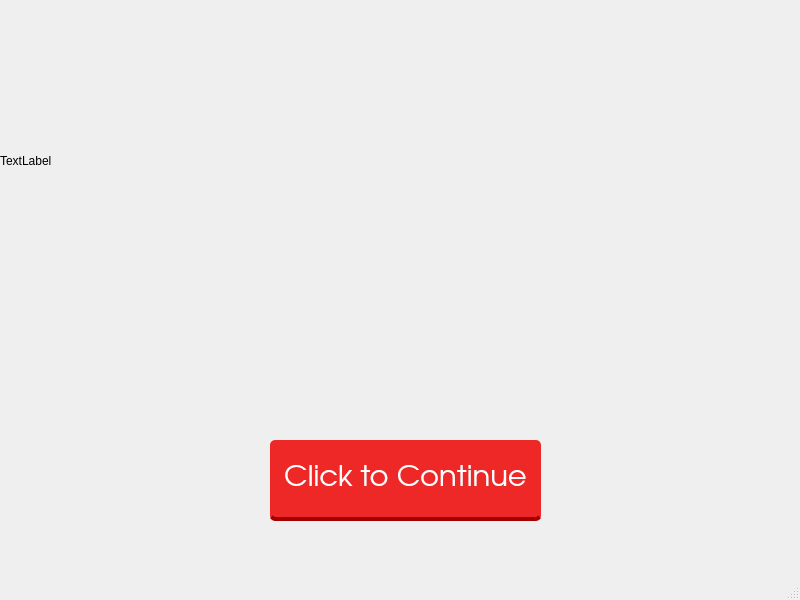
<?xml version="1.0" encoding="UTF-8"?>
<ui version="4.0">
 <class>WelcomeScreen</class>
 <widget class="QMainWindow" name="WelcomeScreen">
  <property name="geometry">
   <rect>
    <x>0</x>
    <y>0</y>
    <width>800</width>
    <height>600</height>
   </rect>
  </property>
  <property name="windowTitle">
   <string>MainWindow</string>
  </property>
  <widget class="QWidget" name="centralwidget">
   <widget class="QLabel" name="animationLabel">
    <property name="enabled">
     <bool>true</bool>
    </property>
    <property name="geometry">
     <rect>
      <x>0</x>
      <y>0</y>
      <width>421</width>
      <height>321</height>
     </rect>
    </property>
    <property name="cursor">
     <cursorShape>ArrowCursor</cursorShape>
    </property>
    <property name="autoFillBackground">
     <bool>false</bool>
    </property>
    <property name="text">
     <string>TextLabel</string>
    </property>
   </widget>
   <widget class="QPushButton" name="startButton">
    <property name="geometry">
     <rect>
      <x>270</x>
      <y>440</y>
      <width>271</width>
      <height>81</height>
     </rect>
    </property>
    <property name="font">
     <font>
      <family>URW Gothic L</family>
      <pointsize>22</pointsize>
     </font>
    </property>
    <property name="styleSheet">
     <string notr="true">QPushButton {
 border-radius: 5px;
 background: rgb(238, 39, 39);
 color: white;
 border-bottom-width: 4px;
 border-style: solid;
 border-bottom-color: rgb(164, 0, 0);
} 
QPushButton:hover {
     background: rgb(220, 39, 39);
}

QPushButton:pressed {
  border: 0px;
}</string>
    </property>
    <property name="text">
     <string>Click to Continue</string>
    </property>
   </widget>
  </widget>
  <widget class="QMenuBar" name="menubar">
   <property name="geometry">
    <rect>
     <x>0</x>
     <y>0</y>
     <width>800</width>
     <height>22</height>
    </rect>
   </property>
  </widget>
  <widget class="QStatusBar" name="statusbar"/>
 </widget>
 <resources/>
 <connections/>
</ui>
